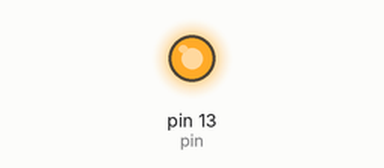
Recording of a sketch running on a simulated Arduino Uno, built with avr-gcc and run on an emulated ATmega328P. On the bench: output pins drawn as LEDs (lit = HIGH).

Above: at 2.5 s.
At 7.5 s:
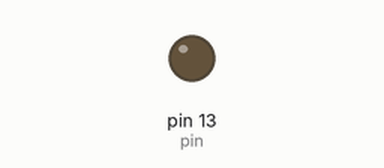
Timing chart, 0 to 13.0 s (numbered marks = the images above):
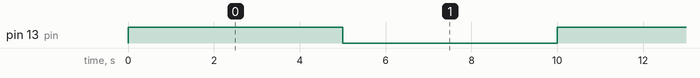

Measured:
- by itself, pin 13 (pin): alternates HIGH for 5.0 s and LOW for 5.0 s

The sketch:

01_UsingDelay.ino
```cpp
int pin = 13;

void setup()
{
  pinMode(13, OUTPUT);
}

void loop()
{
  digitalWrite(pin, HIGH);
  delay(5 * 1000);
  digitalWrite(pin, LOW);
  delay(5 * 1000);
}
```
